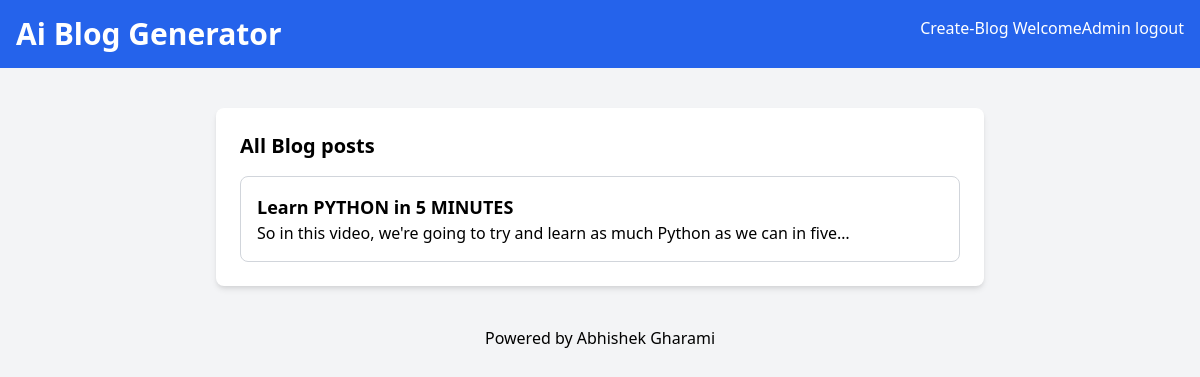
Page /generate-list/ (signed in) on the earlier database version.
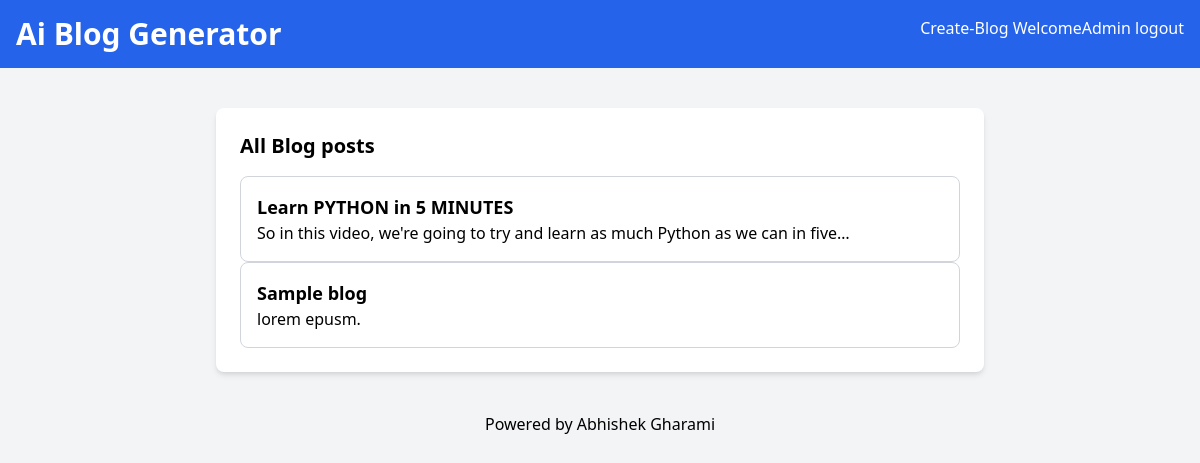
Same page on the later database version.
### blog_generator/models.py (models this page shows, shortened)
class BlogPost(models.Model):
    user = models.ForeignKey(User,
                             on_delete=models.CASCADE)
    youtube_title = models.CharField(max_length=300)
    youtube_link = models.URLField()
    generated_text = models.TextField()
    created_at = models.DateTimeField(auto_now_add=True)

### blog_generator/views.py (the view)
# urls.py: path('generate-list/',views.user_list_view,name='generate-list'),
def user_list_view(request):
    blog_article = BlogPost.objects.filter(user=request.user)
    return render(request,
                  'all-blogs.html',
                  {
                      'blog_article': blog_article
                  })

### templates/all-blogs.html (shortened to what this page needs)
<!DOCTYPE html>
<html lang="en">
<head>
    <link href="https://cdn.jsdelivr.net/npm/tailwindcss@2.2.19/dist/tailwind.min.css" rel="stylesheet">
</head>
<body class="bg-gray-100 font-sans antialiased">
    <nav class="bg-blue-600 p-4 text-white flex justify-between">
        <div>
            <h1 class="text-3xl font-bold">Ai Blog Generator</h1>
        </div>
        <div>
            <a href="/" class="text-white hover:underline">Create-Blog</a>
            <a href="#" class="text-white hover:underline">Welcome{{request.user}}</a>
            <a href="{% url 'logout' %}" class="text-white hover:underline">logout</a>
        </div>
    </nav>
     <div class="container mx-auto mt-10 px-4 sm:px-0">
        <div class="max-w-3xl mx-auto bg-white p-6 rounded-lg shadow-md">
            <section>
                <h2 class="text-xl mb-4 font-semibold">All Blog posts</h2>
                <div class="space-y-4">
                    {% for article in blog_article %}
                        <a href="{% url 'generate-detail' article.id %}">
                        <div class="border border-gray-300 p-4 rounded-lg">
                            <h3 class="text-lg font-semibold">{{article.youtube_title}}</h3>
                            <p>{{article.generated_text|truncatechars:80}}</p>
                        </div>
                    </a>
                    {% endfor %}
                </div>
            </section>
        </div>
     </div>
    <footer class="text-center p-4 text-black mt-6">
        Powered by <a href="https://github.com/ABHISHEKGHARAMI">Abhishek Gharami</a>
    </footer>
</body>
</html>

Differences in the rows shown:
added BlogPost: youtube_title "Sample blog", generated_text "lorem epusm."
